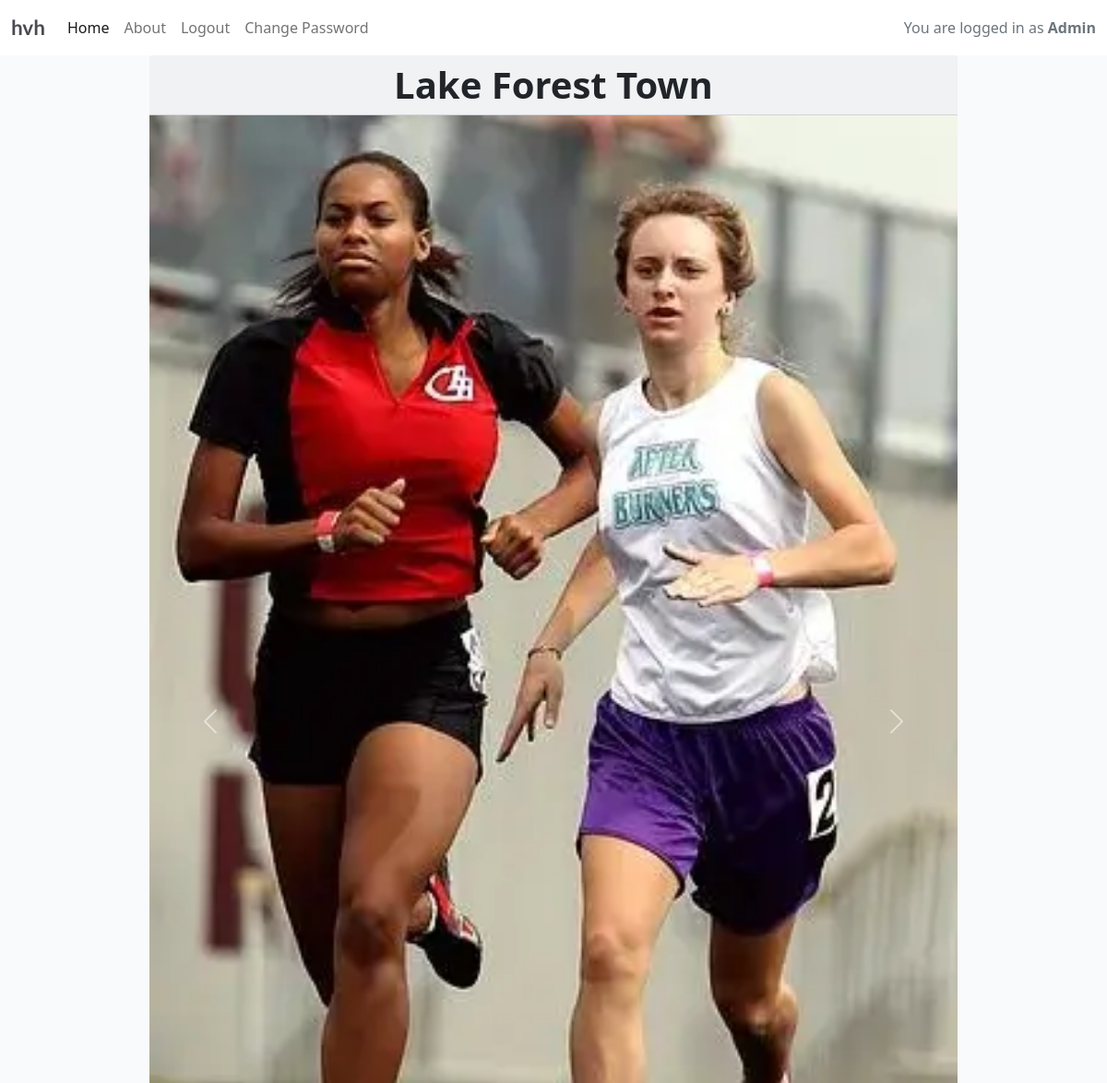
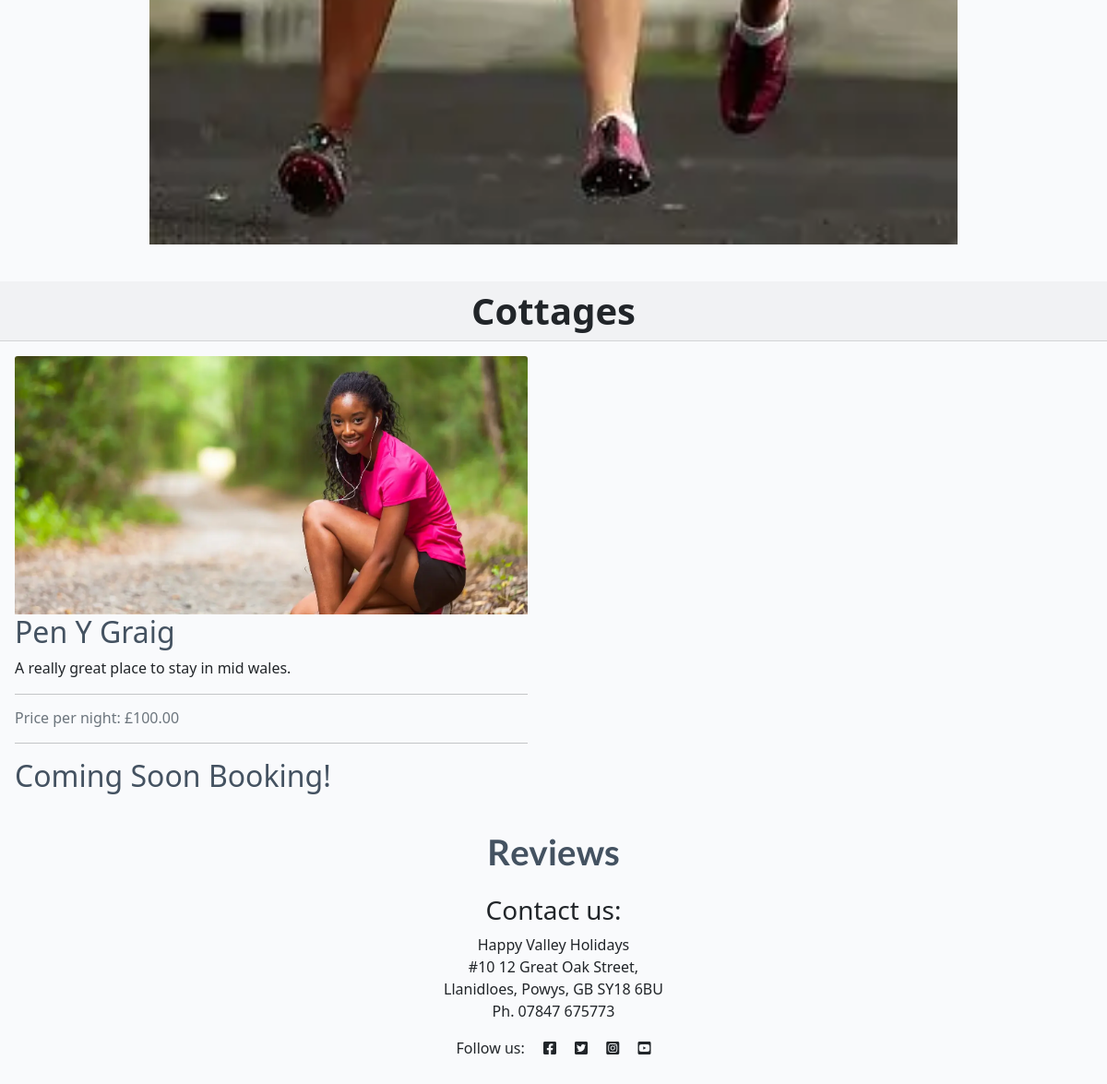
The app's page / (signed in) with its own data (2 pictures, top to bottom).
### cottages/models.py (models this page shows, shortened)
class HeroImage(models.Model):
    image = models.ImageField(upload_to='cottages/hero', blank=True, null=True,
                              default='placeholder')
    caption = models.CharField(max_length=255, blank=True)
    created_at = models.DateTimeField(auto_now_add=True)

class Cottage(models.Model):
    cottage_id = models.CharField(
        primary_key=True,
        max_length=20,
        default="Pen Y Graig"
    )
    featured_image = models.ImageField(
        upload_to='cottages/featured',
        blank=True,
        null=True,
        default='placeholder'
    )
    description = models.CharField(
        max_length=400,
        blank=True,
        null=True,
        default="Untitled Cottage"
    )
    slug = models.SlugField(max_length=200, blank=True)
    bedrooms = models.IntegerField()
    bathrooms = models.IntegerField()
    max_guests = models.IntegerField()
    price_per_night = models.DecimalField(max_digits=10, decimal_places=2)

### cottages/views.py (the view)
# urls.py: path('', HomePageView.as_view(), name='home'),
class HomePageView(TemplateView):
    template_name = "cottages/index.html"
    def get_context_data(self, **kwargs):
        context = super().get_context_data(**kwargs)
        context["cottage_list"] = Cottage.objects.all()
        context["review_list"] = Review.objects.all()
        review_qs = Review.objects.filter(
            approved=True
        ).order_by(
            '-rating', '-created_at'
        )
        paginator = Paginator(review_qs, 3)
        page = self.request.GET.get("page")
        try:
            page_obj = paginator.page(page)
        except PageNotAnInteger:
            page_obj = paginator.page(1)
        except EmptyPage:
            page_obj = paginator.page(paginator.num_pages)
        context["review_list"] = page_obj.object_list
        context["page_obj"] = page_obj
        context["is_paginated"] = page_obj.has_other_pages()
        context["lake_images"] = HeroImage.objects.all().order_by('image')
        return context

### cottages/templates/cottages/index.html (shortened to what this page needs)
{% extends "base.html" %}
{% load static %}
{% block content %}
<div class="container-fluid" id="review-hero-image">
  <div class="row">
    <div class="card mb-4">
      <h1 class="card-header text-center">
        <strong>Lake Forest Town</strong>
      </h1>
      {% if lake_images %}
      <div id="heroCarousel" class="carousel slide" data-bs-ride="carousel">
        <div class="carousel-inner">
          {% for img in lake_images %}
          <div class="carousel-item {% if forloop.first %}active{% endif %}">
            <img
              src="{{ img.image.url }}"
              class="d-block w-100"
              alt="{{ img.caption }}"
            />
          </div>
          {% endfor %}
        </div>
        <button
          class="carousel-control-prev"
          type="button"
          data-bs-target="#heroCarousel"
          data-bs-slide="prev"
          aria-label="Previous slide"
          title="Previous slide"
        >
          <span class="carousel-control-prev-icon" aria-hidden="true"></span>
        </button>
        <button
          class="carousel-control-next"
          type="button"
          data-bs-target="#heroCarousel"
          data-bs-slide="next"
          aria-label="Next slide"
          title="Next slide"
        >
          <span class="carousel-control-next-icon" aria-hidden="true"></span>
        </button>
      </div>
      {% endif %}
    </div>
  </div>
</div>
      <div class="col-12 mt-3 left">
        <div class="row">
          <h1 class="card-header text-center">
            <strong>Cottages</strong>
          </h1>
          {% for cottage in cottage_list %}
          <div class="col-md-6">
            <div class="card mb-6">
              <div class="card-body">
                <div class="image-container">
                  {% if "placeholder" in cottage.featured_image.url %}
                  <img
                    class="card-img-top"
                    src="{% static 'images/default.jpg' %}"
                    alt="placeholder image"
                  />
                  {% else %}
                  <img
                    class="card-img-top"
                    src="{{ cottage.featured_image.url }}"
                    alt="{{ cottage.title }}"
                  />
                  {% endif %}
                </div>
                <a
                  href="{% url 'cottage_detail' cottage.slug %}"
                  class="post-link"
                >
                  <h2 class="card-title">{{ cottage.cottage_id }}</h2>
                </a>
                <p class="card-text">{{ cottage.description }}</p>
                <hr />
                <p class="card-text text-muted h6">
                  Price per night: £{{ cottage.price_per_night }}
                </p>
                <hr />
                <div class="card-text text-muted h6">
                  <a href="/rock-terrace/" class="post-link">
                    <h2 class="card-title">Coming Soon Booking!</h2>
                  </a>
                </div>
              </div>
            </div>
          </div>
          {% endfor %}
        </div>
      </div>
    <div class="row">
      <div class="col-12 mt-3 justify-content-center">
        <div class="row">
          <h2 class="text-center">
            <a href="{% url 'review_detail' %}" class="review-link brand"
              >Reviews</a
            >
          </h2>
        </div>
      </div>
    </div>
  {% endblock %}

### templates/base.html (shortened to what this page needs)
{% load static %}
{% url 'home' as home_url %}
{% url 'about' as about_url %}
{% url 'account_login' as login_url %}
{% url 'account_signup' as signup_url %}
{% url 'account_logout' as logout_url %}
<!DOCTYPE html>
<html class="h-100" lang="en">
<head>
    <link rel="stylesheet" href="https://cdnjs.cloudflare.com/ajax/libs/font-awesome/5.15.3/css/all.min.css">
    <link href="https://cdn.jsdelivr.net/npm/bootstrap@5.0.1/dist/css/bootstrap.min.css" rel="stylesheet"
>
    <link rel="stylesheet" href="{% static 'css/style.css' %}">
</head>
<body class="d-flex flex-column h-100 main-bg">
    <nav class="navbar navbar-expand-lg navbar-light bg-white">
        <div class="container-fluid">
            <a class="navbar-brand" href="{% url 'home' %}"><span class="brand">hvh</span></a>
            <div class="collapse navbar-collapse" id="navbarText">
                <ul class="navbar-nav me-auto mb-2 mb-lg-0">
                    <li class="nav-item">
                        <a class="nav-link {% if request.path == home_url %}active{% endif %}" aria-current="page"
                            href="{% url 'home' %}">Home</a>
                    </li>
                    <li class="nav-item">
                        <a
                            class="nav-link
                            {% if request.path == about_url %}active{%endif%}"
                            aria-current="page"
                            href="{% url 'about' %}"
                            >About</a
                        >
                    </li>
                    {% if user.is_authenticated %}
                        <li class="nav-item">
                            <a class="nav-link {% if request.path == logout_url %}active{% endif %}" aria-current="page" href="{% url 'account_logout' %}">Logout</a>
                        </li>
                        <li class="nav-item">
                            <a class="nav-link" href="{% url 'password_change' %}">Change Password</a>
                        </li>
                    {% endif %}
                </ul>
                <span class="navbar-text text-muted">
                    {% if user.is_authenticated %}
                        You are logged in as <strong>{{ user.get_username }}</strong>
                    {% else %}
                        midwales <span class="text-primary">holidays</span>
                    {% endif %}
                </span>
            </div>
        </div>
    </nav>
    <div aria-live="polite" aria-atomic="true" class="position-fixed top-0 end-0 p-3" style="z-index: 1055;">
    </div>
    <main class="flex-shrink-0 main-bg">
    {% block content %}{% endblock content %}
</main>
<footer class="footer mt-auto py-3 white-bg">
  <h3 class="text-center">Contact us:</h3>
  <address class="text-center">
    Happy Valley Holidays<br />
    #10 12 Great Oak Street,<br />
    Llanidloes, Powys, GB SY18 6BU<br />
    Ph. 07847 675773
  </address>
  <p class="text-center">
    Follow us:
    <i class="fab fa-facebook-square ms-3"></i>
    <i class="fab fa-twitter-square ms-3"></i>
    <i class="fab fa-instagram-square ms-3"></i>
    <i class="fab fa-youtube-square ms-3"></i>
  </p>
</footer>
    <link rel="stylesheet"
          href="https://cdn.jsdelivr.net/npm/flatpickr/dist/flatpickr.min.css">
</body>
</html>

### static/css/style.css (style rules this page uses)
body { background-color: #F9FAFC; }
.brand { font-family: Lato, sans-serif; font-size: 1.4rem; font-weight: 700; color: #4A4A4F; }
.main-bg { background-color: #F9FAFC; }
.card { border: none; background-color: transparent; }
.image-container { position: relative; }
.post-link { text-decoration: none; color: #445261; }
#review-hero-image { max-width: 75%; height: auto; display: block; margin: 0 auto; }
html { scroll-behavior: smooth; }

### templates/base.html (style rules this page uses)
.review-link { font-size: 1.2em; color: #445261; text-decoration: none; }
html { scroll-behavior: smooth; }

### records on screen
HeroImage: image (picture)
Cottage: featured_image (picture), cottage_id "Pen Y Graig", description "A really great place to stay in mid wales.", price_per_night "100.00"

### other values on screen
{{ user.get_username }} "Admin"
